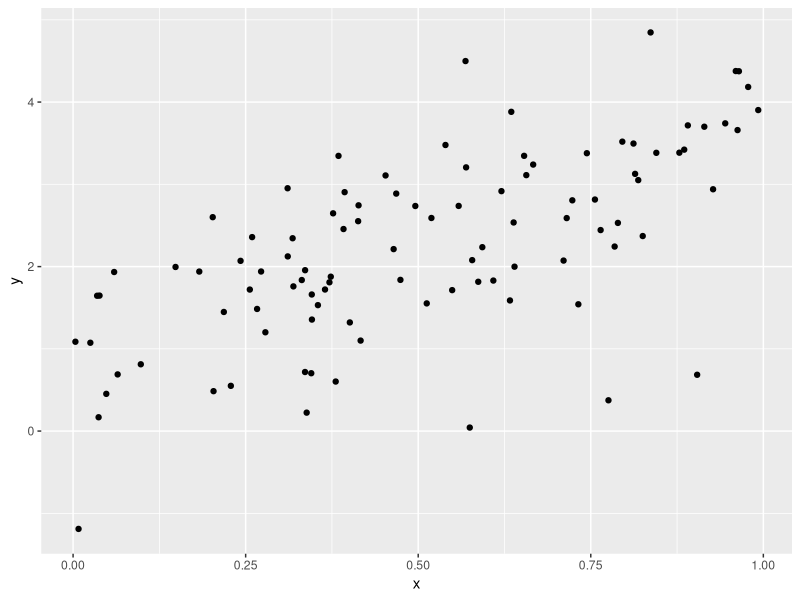

Write the R code that produced this figure.
## ---- chunk 1
library(tidyverse)

plot_df =
  tibble(
    x = runif(100),
    y = 1 + 2 * x + rnorm(100)
  )

plot_df |>
  ggplot(aes(x = x, y = y)) +
  geom_point()
